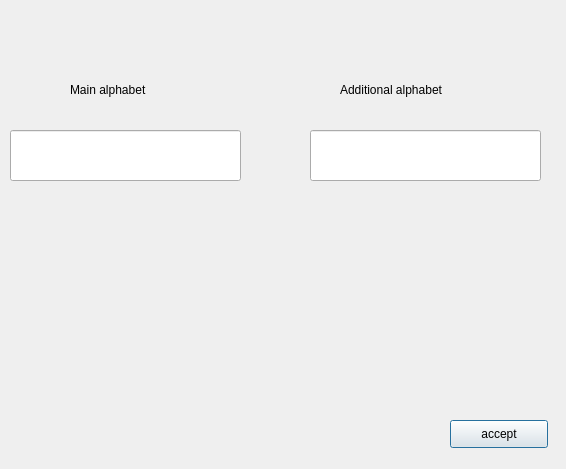
<?xml version="1.0" encoding="UTF-8"?>
<ui version="4.0">
 <class>Dialog</class>
 <widget class="QDialog" name="Dialog">
  <property name="geometry">
   <rect>
    <x>0</x>
    <y>0</y>
    <width>566</width>
    <height>469</height>
   </rect>
  </property>
  <property name="windowTitle">
   <string>Dialog</string>
  </property>
  <widget class="QPushButton" name="accept_button">
   <property name="geometry">
    <rect>
     <x>450</x>
     <y>420</y>
     <width>98</width>
     <height>28</height>
    </rect>
   </property>
   <property name="text">
    <string>accept</string>
   </property>
  </widget>
  <widget class="QLineEdit" name="lineEdit">
   <property name="geometry">
    <rect>
     <x>10</x>
     <y>130</y>
     <width>231</width>
     <height>51</height>
    </rect>
   </property>
  </widget>
  <widget class="QLineEdit" name="lineEdit_2">
   <property name="geometry">
    <rect>
     <x>310</x>
     <y>130</y>
     <width>231</width>
     <height>51</height>
    </rect>
   </property>
  </widget>
  <widget class="QLabel" name="label">
   <property name="geometry">
    <rect>
     <x>70</x>
     <y>80</y>
     <width>141</width>
     <height>20</height>
    </rect>
   </property>
   <property name="text">
    <string>Main alphabet</string>
   </property>
  </widget>
  <widget class="QLabel" name="label_2">
   <property name="geometry">
    <rect>
     <x>340</x>
     <y>80</y>
     <width>181</width>
     <height>20</height>
    </rect>
   </property>
   <property name="text">
    <string>Additional alphabet</string>
   </property>
  </widget>
 </widget>
 <resources/>
 <connections/>
</ui>
